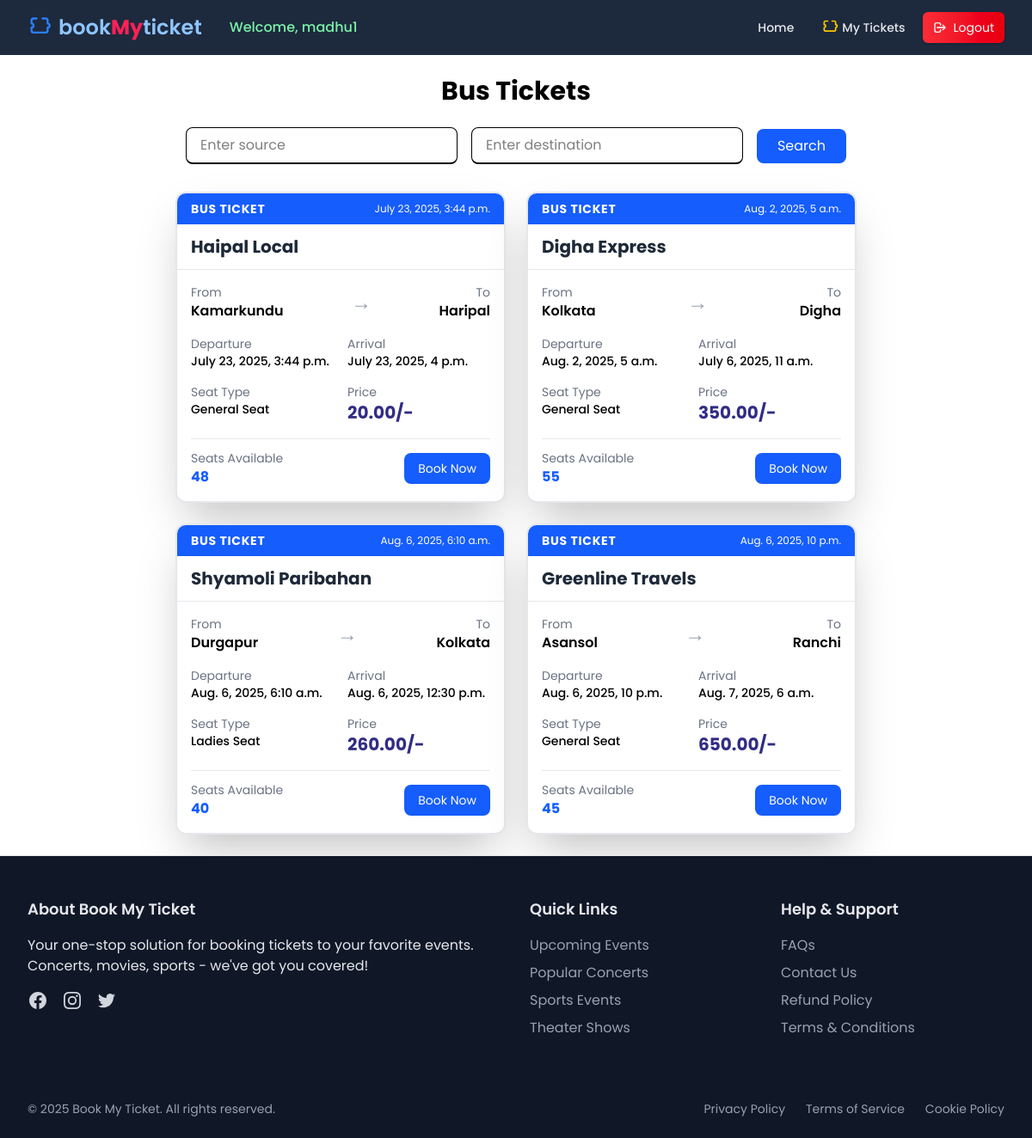
Screenshot of /busbooking/busbook/ (signed in) with the database file from the repository.
### booking_bus/models.py (models this page shows, shortened)
class Ticketsbus(models.Model):
    seat_types = [
        ('GN','General Seat'),
        ('LD','Ladies Seat'),
    ]
    seat_no = [
        ('GN','1-25'),
        ('LD','26-50'),
    ]
    name = models.CharField(max_length=20)
    date_time = models.DateTimeField(default=timezone.now)
    type1 = models.CharField(max_length=2, choices=seat_types)
    type2 = models.CharField(max_length=3, choices=seat_no)
    source = models.CharField(max_length=20)
    destination = models.CharField(max_length=20)
    departure_time = models.DateTimeField(default=timezone.now)
    arrival_time = models.DateTimeField(default=timezone.now)
    total_seats = models.PositiveIntegerField()
    price = models.DecimalField(max_digits=10, decimal_places=2)
    @property
    def has_departed(self):
        return timezone.now() > self.departure_time

### booking_bus/views.py (the view)
# urls.py: path('busbook/',views.busbook,name='busbook'),
def busbook(request):
    source = request.GET.get('source', '')
    destination = request.GET.get('destination', '')
    if source and destination:
        tickets = Ticketsbus.objects.filter(source__icontains=source, destination__icontains=destination)
    elif destination:
        tickets = Ticketsbus.objects.filter(destination__icontains=destination)
    elif source:
        tickets = Ticketsbus.objects.filter(source__icontains=source)
    else:
        tickets = Ticketsbus.objects.all()
    return render(request, 'booking_bus/book_bus.html', {'tickets': tickets})

### booking_bus/templates/booking_bus/book_bus.html (shortened to what this page needs)
{% extends "layout.html" %}
{% block content %}
{% if user.is_authenticated %}
<div class="p-6 min-h-screen">
    <h1 class="text-3xl font-bold mb-6 text-center text-black">Bus Tickets</h1>
    <form method="get" class="max-w-3xl mx-auto mb-8">
        <div class="flex flex-col md:flex-row items-center gap-4">
            <input
                type="text"
                name="source"
                placeholder="Enter source"
                value="{{ request.GET.source }}"
                class="w-full px-4 py-2 rounded-lg border border-b-2 focus:outline-none focus:ring-2 focus:ring-blue-500" />
            <input
                type="text"
                name="destination"
                placeholder="Enter destination"
                value="{{ request.GET.destination }}"
                class="w-full px-4 py-2 rounded-lg border border-b-2 focus:outline-none focus:ring-2 focus:ring-blue-500" />
            <button
                type="submit"
                class="bg-blue-600 text-white px-6 py-2 rounded-lg hover:bg-blue-700 transition">
                Search
            </button>
        </div>
    </form>
    <div class="container mx-auto px-4">
        {% if tickets %}
        <div class="flex flex-wrap justify-center gap-6">
            {% for ticket in tickets %}
            <div class="w-full md:w-96 bg-white rounded-xl shadow-2xl overflow-hidden border-2 border-gray-200 transform hover:scale-105 transition duration-300">
                <div class="bg-blue-600 px-4 py-2 flex justify-between items-center">
                    <span class="text-white font-bold text-sm uppercase tracking-wider">Bus Ticket</span>
                    <span class="text-white text-xs">{{ ticket.departure_time }}</span>
                </div>
                <div class="px-4 py-3 border-b border-gray-200">
                    <h2 class="text-xl font-bold text-gray-800">{{ ticket.name }}</h2>
                </div>
                <div class="p-4">
                    <div class="flex items-center justify-between mb-3">
                        <div>
                            <p class="text-gray-500 text-sm">From</p>
                            <p class="font-semibold">{{ ticket.source }}</p>
                        </div>
                        <div class="text-2xl text-gray-400">→</div>
                        <div class="text-right">
                            <p class="text-gray-500 text-sm">To</p>
                            <p class="font-semibold">{{ ticket.destination }}</p>
                        </div>
                    </div>
                    <div class="grid grid-cols-2 gap-4 text-sm mt-4">
                        <div>
                            <p class="text-gray-500">Departure</p>
                            <p class="font-medium">{{ ticket.departure_time }}</p>
                        </div>
                        <div>
                            <p class="text-gray-500">Arrival</p>
                            <p class="font-medium">{{ ticket.arrival_time }}</p>
                        </div>
                        <div>
                            <p class="text-gray-500">Seat Type</p>
                            <p class="font-medium">{{ ticket.get_type1_display }}</p>
                        </div>
                        <div>
                            <p class="text-gray-500">Price</p>
                            <p class="text-xl font-bold text-indigo-900">{{ ticket.price }}/-</p>
                        </div>
                    </div>
                    <div class="mt-4 pt-3 border-t border-gray-200 flex justify-between items-center">
                        <div>
                            <p class="text-gray-500 text-sm">Seats Available</p>
                            <p class="font-bold text-blue-600">{{ ticket.total_seats }}</p>
                        </div>
                        {% if ticket.has_departed %}
                        <button class="bg-gray-400 text-white font-medium py-2 px-5 rounded-lg cursor-not-allowed" disabled>
                            Expired
                        </button>
                        {% else %}
                        <form method="post" action="{% url 'book_bus_ticket' ticket.id %}">
                            <button type="submit" class="bg-blue-600 text-white px-4 py-2 rounded-lg text-sm hover:bg-blue-700 transition">
                                Book Now
                          </form>
                          {% endif %}
                    </div>
                </div>
            </div>
            {% endfor %}
        </div>
        {% else %}
        <p class="text-center text-white text-lg font-semibold">No tickets found matching your search.</p>
        {% endif %}
    </div>
</div>
{% endif %}
{% endblock content %}

### templates/layout.html (shortened to what this page needs)
{% load static %}
{% load static tailwind_tags %}
{% load django_browser_reload %}
<!DOCTYPE html>
<html lang="en" x-data="{ open: false, scrolled: false }" @scroll.window="scrolled = window.scrollY > 10">
<head>
    {% tailwind_css %}
</head>
<body class="bg-white flex flex-col min-h-screen font-poppins antialiased">
{% block navbar %}
<header class="fixed w-full z-50" :class="{'shadow-lg': scrolled}">
    <nav class="bg-slate-800 transition-slow" :class="{'bg-opacity-95 backdrop-blur-sm': scrolled}">
        <div class="max-w-7xl mx-auto px-4 sm:px-6 lg:px-8">
            <div class="flex justify-between items-center h-16">
                <div class="flex-shrink-0 flex items-center">
                    <a href="{% url 'home' %}" class="flex items-center space-x-2 text-blue-300 font-semibold text-2xl">
                        <svg xmlns="http://www.w3.org/2000/svg" class="w-7 h-7 text-blue-500" fill="none" viewBox="0 0 24 24" stroke="currentColor">
                            <path stroke-linecap="round" stroke-linejoin="round" stroke-width="2"
                                d="M9 3H6a2 2 0 00-2 2v3a2 2 0 010 4v3a2 2 0 002 2h3m6-14h3a2 2 0 012 2v3a2 2 0 010 4v3a2 2 0 01-2 2h-3m-6 0h6" />
                        </svg>
                        <span class="hidden sm:inline">
                            book<span class="text-rose-500 font-bold">My</span>ticket
                        </span>
                    </a>
                </div>
                <div class="hidden md:flex items-center space-x-4 ml-6">
                    {% if user.is_authenticated %}
                        <span class="text-green-300 font-medium text-sm md:text-base">
                            Welcome, {{ user.username }}{% if user.username == 'madhu' %} (Admin){% endif %}
                        </span>
                    {% endif %}
                </div>
                <div class="hidden md:flex items-center space-x-2 ml-auto">
                    <a href="{% url 'home' %}" class="px-3 py-2 rounded-md text-gray-200 hover:text-white hover:bg-slate-700 text-sm font-medium transition-slow">Home</a>
                    {% if user.is_authenticated %}
                    <a href="{% url 'my_tickets' %}" class="flex items-center px-3 py-2 rounded-md text-gray-200 hover:text-white hover:bg-slate-700 text-sm font-medium transition-slow gap-1">
                        <svg xmlns="http://www.w3.org/2000/svg" class="w-5 h-5 text-yellow-400" fill="none" viewBox="0 0 24 24" stroke="currentColor">
                            <path stroke-linecap="round" stroke-linejoin="round" stroke-width="2"
                                    d="M9 3H6a2 2 0 00-2 2v3a2 2 0 010 4v3a2 2 0 002 2h3m6-14h3a2 2 0 012 2v3a2 2 0 010 4v3a2 2 0 01-2 2h-3m-6 0h6" />
                        </svg>
                        My Tickets
                    </a>
                        <a href="{% url 'logout' %}" class="px-3 py-2 rounded-md text-white bg-gradient-to-r from-red-500 to-red-600 hover:from-red-600 hover:to-red-700 transition-slow shadow hover:shadow-lg flex items-center gap-2 text-sm">
                            <svg xmlns="http://www.w3.org/2000/svg" class="h-4 w-4" fill="none" viewBox="0 0 24 24" stroke="currentColor">
                                <path stroke-linecap="round" stroke-linejoin="round" stroke-width="2" d="M17 16l4-4m0 0l-4-4m4 4H7m6 4v1a3 3 0 01-3 3H6a3 3 0 01-3-3V7a3 3 0 013-3h4a3 3 0 013 3v1" />
                            </svg>
                            Logout
                        </a>
                    {% endif %}
                </div>
            </div>
        </div>
    </nav>
</header>
{% endblock %}
<main class="flex-grow pt-16">
    {% block content %}
    {% endblock %}
</main>
{% block footer %}
<footer class="bg-gray-900 text-gray-200 border-t border-gray-200">
    <div class="max-w-7xl mx-auto px-4 sm:px-6 lg:px-8 py-12">
        <div class="grid grid-cols-1 md:grid-cols-4 gap-8">
            <div class="md:col-span-2">
                <h3 class="text-lg font-semibold text-gray-200 mb-4">About Book My Ticket</h3>
                <p class="text-gray-200 mb-4">
                    Your one-stop solution for booking tickets to your favorite events. Concerts, movies, sports - we've got you covered!
                </p>
                <div class="flex space-x-4">
                    <a href="#" class="text-gray-300 hover:text-blue-600 transition-colors">
                    </a>
                    <a href="#" class="text-gray-300 hover:text-pink-500 transition-colors">
                    </a>
                    <a href="#" class="text-gray-300 hover:text-blue-400 transition-colors">
                    </a>
                </div>
            </div>
            <div>
                <h3 class="text-lg font-semibold text-gray-200 mb-4">Quick Links</h3>
                <ul class="space-y-2">
                    <li><a href="#" class="text-gray-400 hover:text-blue-600 transition-colors">Upcoming Events</a></li>
                    <li><a href="#" class="text-gray-400 hover:text-blue-600 transition-colors">Popular Concerts</a></li>
                    <li><a href="#" class="text-gray-400 hover:text-blue-600 transition-colors">Sports Events</a></li>
                    <li><a href="#" class="text-gray-400 hover:text-blue-600 transition-colors">Theater Shows</a></li>
                </ul>
            </div>
            <div>
                <h3 class="text-lg font-semibold text-gray-200 mb-4">Help & Support</h3>
                <ul class="space-y-2">
                    <li><a href="#" class="text-gray-400 hover:text-blue-600 transition-colors">FAQs</a></li>
                    <li><a href="#" class="text-gray-400 hover:text-blue-600 transition-colors">Contact Us</a></li>
                    <li><a href="#" class="text-gray-400 hover:text-blue-600 transition-colors">Refund Policy</a></li>
                    <li><a href="#" class="text-gray-400 hover:text-blue-600 transition-colors">Terms & Conditions</a></li>
                </ul>
            </div>
        </div>
    </div>
    <div class="bg-gray-900 py-6">
        <div class="max-w-7xl mx-auto px-4 sm:px-6 lg:px-8">
            <div class="flex flex-col md:flex-row justify-between items-center">
                <p class="text-sm text-gray-400 mb-4 md:mb-0">
                    &copy; 2025 Book My Ticket. All rights reserved.
                </p>
                <div class="flex space-x-6" >
                    <a href="#" class="text-sm text-gray-400 hover:text-blue-600 transition-colors">Privacy Policy</a>
                    <a href="#" class="text-sm text-gray-400 hover:text-blue-600 transition-colors">Terms of Service</a>
                    <a href="#" class="text-sm text-gray-400 hover:text-blue-600 transition-colors">Cookie Policy</a>
                </div>
            </div>
        </div>
    </div>
</footer>
{% endblock %}
</body>
</html>

### templates/layout.html (style rules this page uses)
.font-poppins { font-family: 'Poppins', sans-serif; }
.transition-slow { transition: all 0.3s ease-in-out; }

### rows the page displays
Ticketsbus: departure_time "July 23, 2025, 3:44 p.m.", name "Haipal Local", source "Kamarkundu", destination "Haripal", arrival_time "July 23, 2025, 4 p.m.", type1 "General Seat", price "20.00", total_seats "48", shows "Book Now"
Ticketsbus: departure_time "Aug. 2, 2025, 5 a.m.", name "Digha Express", source "Kolkata", destination "Digha", arrival_time "July 6, 2025, 11 a.m.", type1 "General Seat", price "350.00", total_seats "55", shows "Book Now"
Ticketsbus: departure_time "Aug. 6, 2025, 6:10 a.m.", name "Shyamoli Paribahan", source "Durgapur", destination "Kolkata", arrival_time "Aug. 6, 2025, 12:30 p.m.", type1 "Ladies Seat", price "260.00", total_seats "40", shows "Book Now"
Ticketsbus: departure_time "Aug. 6, 2025, 10 p.m.", name "Greenline Travels", source "Asansol", destination "Ranchi", arrival_time "Aug. 7, 2025, 6 a.m.", type1 "General Seat", price "650.00", total_seats "45", shows "Book Now"

### other values shown
{{ user.username }} "madhu1"
